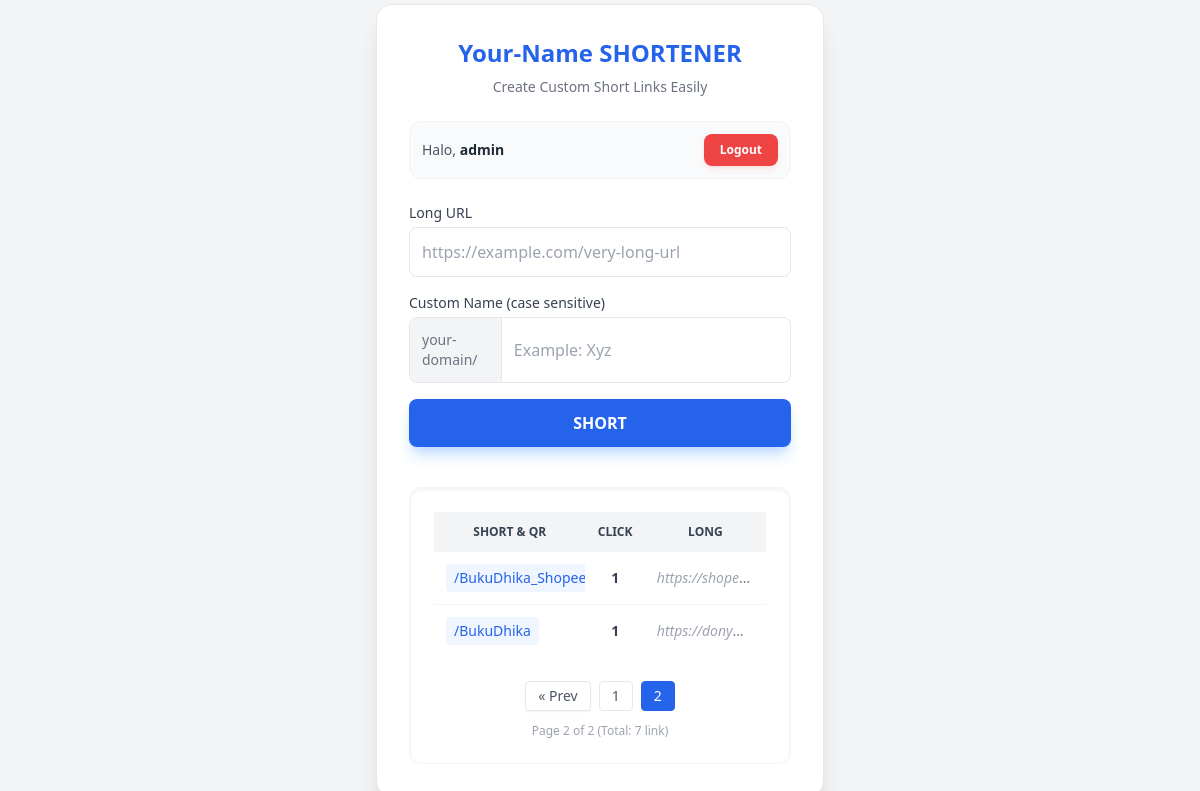
/index.php?p=2 (signed in), run on the app's committed database.
### tables this page shows
CREATE TABLE `urls` (
  `id` int(11) NOT NULL,
  `long_url` text NOT NULL,
  `short_code` varchar(50) NOT NULL,
  `clicks` int(11) DEFAULT 0,
  `created_at` timestamp NOT NULL DEFAULT current_timestamp(),
  `qr_path` varchar(255) DEFAULT NULL
);

### index.php (the view, shortened to what this page needs)
<?php
require_once 'config.php';
$short_url_result = "";
$qr_image_path = "";
$limit = 5;
$page = isset($_GET['p']) ? (int)$_GET['p'] : 1;
$offset = ($page > 1) ? ($page * $limit) - $limit : 0;
$total_results = mysqli_query($conn, "SELECT COUNT(*) AS total FROM urls");
$total_data = mysqli_fetch_assoc($total_results)['total'];
$total_pages = ceil($total_data / $limit);
$res = mysqli_query($conn, "SELECT * FROM urls ORDER BY created_at DESC LIMIT $offset, $limit");
?>
<!DOCTYPE html>
<html lang="id">
<head>
    <script src="https://cdn.tailwindcss.com"></script>
</head>
<body class="bg-gray-100 h-screen flex items-center justify-center">
    <div class="bg-white p-8 rounded-2xl shadow-xl w-full max-w-md border border-gray-200">
        <h1 class="text-2xl font-bold text-center text-blue-600 mb-2">Your-Name SHORTENER</h1>
        <p class="text-gray-500 text-center text-sm mb-6">Create Custom Short Links Easily</p>
        <div class="flex justify-between items-center mb-6 bg-gray-50 p-3 rounded-xl border border-gray-100">
            <p class="text-sm text-gray-600">Halo, <span class="font-bold text-gray-800"><?= $_SESSION['username'] ?></span></p>
            <a href="?logout=true" class="text-xs bg-red-500 text-white px-4 py-2 rounded-lg font-bold hover:bg-red-600 transition shadow-md shadow-red-100">Logout</a>
        </div>
        <?php if ($short_url_result): ?>
            <div class="bg-green-50 p-4 rounded-lg border border-green-200 text-center">
                <p class="text-green-700 font-semibold mb-2">Success! This is your link:</p>
                <input type="text" id="resultLink" value="<?php echo $short_url_result; ?>" readonly
                       class="w-full p-2 border rounded bg-white text-center font-mono text-blue-600">
                <?php if (!empty($qr_image_path)): ?>
                        <div class="mt-4 text-center">
                        <img
                        src="<?php echo $qr_image_path; ?>"
                        alt="QR Code"
                        class="mx-auto w-40 h-40 border rounded-lg shadow">
            </div>
        <?php endif; ?>
                <div class="mt-4 flex gap-2">
                    <button onclick="copyToClipboard()" class="flex-1 bg-blue-600 text-white py-2 rounded-lg hover:bg-blue-700 transition">Copy</button>
                    <a href="index.php" class="flex-1 bg-gray-200 text-gray-700 py-2 rounded-lg text-center hover:bg-gray-300">More</a>
                </div>
            </div>
        <?php else: ?>
            <form action="" method="POST" id="shortenForm">
                <div class="mb-4">
                    <label class="block text-sm font-medium text-gray-700 mb-1">Long URL</label>
                    <input type="url" name="long_url" required placeholder="https://example.com/very-long-url"
                           class="w-full p-3 border rounded-lg focus:ring-2 focus:ring-blue-400 outline-none">
                </div>
                <div class="mb-4">
                    <label class="block text-sm font-medium text-gray-700 mb-1">Custom Name (case sensitive)</label>
                    <div class="flex items-center border rounded-lg overflow-hidden focus-within:ring-2 focus-within:ring-blue-400">
                        <span class="bg-gray-100 px-3 py-3 text-gray-500 border-r text-sm">your-domain/</span>
                        <input type="text" name="short_code" id="short_code" required placeholder="Example: Xyz"
                               class="w-full p-3 outline-none">
                    </div>
                </div>
                <button type="submit" id="btnSubmit" class="w-full bg-blue-600 text-white py-3 rounded-lg font-bold hover:bg-blue-700 transition shadow-lg shadow-blue-200">
                    SHORT
                </button>
            </form>
            <div class="mt-10 bg-white p-6 rounded-xl shadow-inner border border-gray-100">
                <div class="overflow-x-auto">
                    <table class="w-full text-sm text-left text-gray-500">
                        <thead class="text-xs text-gray-700 uppercase bg-gray-100">
                            <tr>
                                <th class="px-3 py-3 text-center">Short & QR</th>
                                <th class="px-3 py-3 text-center">Click</th>
                                <th class="px-3 py-3 text-center">Long</th>
                            </tr>
                        </thead>
                        <tbody class="divide-y divide-gray-100">
                            <?php if (mysqli_num_rows($res) > 0): ?>
                                <?php while($row = mysqli_fetch_assoc($res)): ?>
                                <tr class="hover:bg-gray-50 transition">
                                    <td class="px-3 py-3 font-medium text-blue-600 truncate max-w-[150px]">
                                        <button onclick="openQRModal('<?php echo $row['qr_path']; ?>', '<?php echo $row['short_code']; ?>')"
                                                class="bg-blue-50 hover:bg-blue-100 px-2 py-1 rounded transition" title="Click to view QR">/<?= $row['short_code'] ?>
                                        </button>
                                    </td>
                                    <td class="px-3 py-3 text-center">
                                        <span class="font-bold text-gray-700"><?= $row['clicks'] ?></span>
                                    </td>
                                    <td class="px-3 py-3 truncate max-w-[120px]">
                                        <a href="<?= $row['long_url'] ?>" target="_blank" class="hover:underline text-gray-400 italic">
                                            <?= $row['long_url'] ?>
                                        </a>
                                    </td>
                                </tr>
                                <?php endwhile; ?>
                            <?php else: ?>
                                <tr><td colspan="3" class="text-center py-4">No data available.</td></tr>
                            <?php endif; ?>
                        </tbody>
                    </table>
                </div>
                <?php if ($total_pages > 1): ?>
                <div class="mt-6 flex justify-center gap-2">
                    <?php if($page > 1): ?>
                        <a href="?p=<?= $page - 1 ?>" class="px-3 py-1 bg-white border rounded shadow-sm hover:bg-gray-50 text-gray-600 text-sm">&laquo; Prev</a>
                    <?php endif; ?>
                    <?php for($i = 1; $i <= $total_pages; $i++): ?>
                        <a href="?p=<?= $i ?>" class="px-3 py-1 border rounded text-sm <?= ($i == $page) ? 'bg-blue-600 text-white border-blue-600' : 'bg-white text-gray-600 hover:bg-gray-50' ?>">
                            <?= $i ?>
                        </a>
                    <?php endfor; ?>
                </div>
                <p class="text-center text-xs text-gray-400 mt-3">Page <?= $page ?> of <?= $total_pages ?> (Total: <?= $total_data ?> link)</p>
                <?php endif; ?>
            </div>
        <?php endif; ?>
    </div>
</body>
</html>

### data on the page
urls: short_code "BukuDhika_Sh…", clicks "1", long_url "https://shope…"
urls: short_code "BukuDhika", clicks "1", long_url "https://dony…"

### other printed values
$_SESSION['username'] "admin"
$page "2"
$total_pages "2"
$total_data "7"
